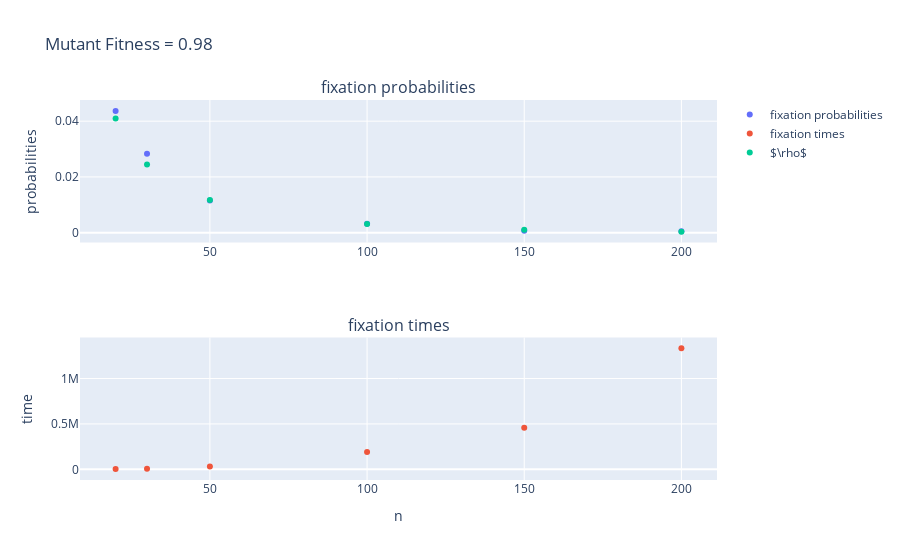

The code cell stored with this chart in its notebook:
### Code cell
fixProbsB98, timesB98, n_array = comparePlotsB(.98,10000)
#comparePlotsBjustPlots(fixProbsB98, timesB98, n_array,.98)

### Figure 1 — Plotly figure (JSON) as saved in the notebook; plotly's stock layout.template omitted (floating-point values rounded to 4 significant figures)
{"data": [{"mode": "markers", "name": "fixation probabilities", "type": "scatter", "x": [20, 30, 50, 100, 150, 200], "xaxis": "x", "y": [0.0437, 0.0283, 0.0115, 0.0032, 0.0007, 0.0005], "yaxis": "y"}, {"mode": "markers", "name": "fixation times", "type": "scatter", "x": [20, 30, 50, 100, 150, 200], "xaxis": "x2", "y": [1944.0, 6451.0, 30400.0, 189700.0, 458437, 1332200], "yaxis": "y2"}, {"mode": "markers", "name": "$\\rho$", "type": "scatter", "x": [20, 30, 50, 100, 150, 200], "xaxis": "x", "y": [0.04099, 0.02449, 0.01169, 0.00312, 0.001036, 0.0003654], "yaxis": "y"}], "layout": {"annotations": [{"font": {"size": 16}, "showarrow": false, "text": "fixation probabilities", "x": 0.5, "xanchor": "center", "xref": "paper", "y": 1, "yanchor": "bottom", "yref": "paper"}, {"font": {"size": 16}, "showarrow": false, "text": "fixation times", "x": 0.5, "xanchor": "center", "xref": "paper", "y": 0.375, "yanchor": "bottom", "yref": "paper"}], "title": {"text": "Mutant Fitness = 0.98"}, "xaxis": {"anchor": "y", "domain": [0, 1]}, "xaxis2": {"anchor": "y2", "domain": [0, 1], "title": {"text": "n"}}, "yaxis": {"anchor": "x", "domain": [0.625, 1], "title": {"text": "probabilities"}}, "yaxis2": {"anchor": "x2", "domain": [0, 0.375], "title": {"text": "time"}}}}
